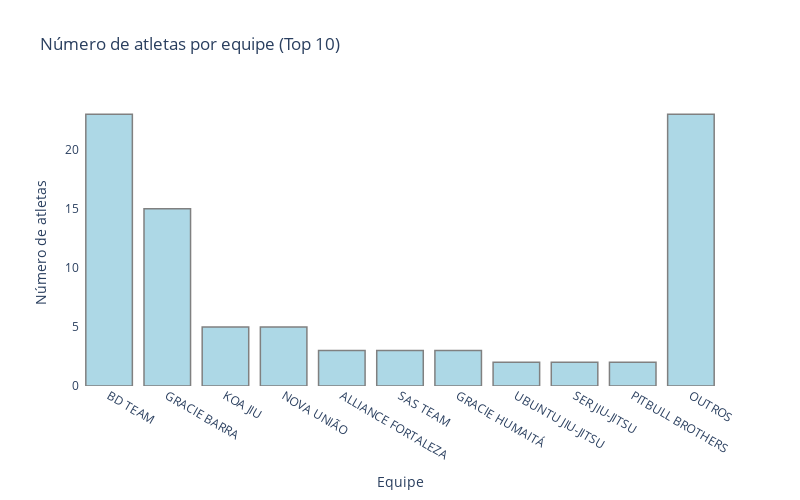

Notebook code for this chart:
### Code cell
# bar plot with the number of athletes per team, top 10 teams
df_plot = df_team.copy()
df_plot['rank'] = df_plot.index + 1
df_plot['team'] = df_plot.apply(lambda x: x['team'] if x['rank'] <= 10 else 'OUTROS', axis=1)
df_plot['atlhetes'] = df_plot['name']
df_plot = df_plot.groupby('team').sum().reset_index()
df_plot = df_plot.sort_values(by='rank', ascending=True)


fig = px.bar(df_plot, x='team', y='atlhetes', title='Número de atletas por equipe (Top 10)', labels={'team': 'Equipe', 'atlhetes': 'Número de atletas'}, height=500, width=800)

#background color - white
fig.update_layout({'plot_bgcolor': 'rgba(0, 0, 0, 0)','paper_bgcolor': 'rgba(0, 0, 0, 0)',})

# color of others bars
fig.update_traces(marker_color='lightblue', marker_line_color='gray', marker_line_width=1.5, opacity=1)


fig.show()

### Figure 1 — Plotly figure (JSON) as saved in the notebook; plotly's stock layout.template omitted (floating-point values rounded to 4 significant figures)
{"data": [{"alignmentgroup": "True", "hovertemplate": "Equipe=%{x}<br>Número de atletas=%{y}<extra></extra>", "legendgroup": "", "marker": {"color": "lightblue", "line": {"color": "gray", "width": 1.5}, "pattern": {"shape": ""}}, "name": "", "offsetgroup": "", "opacity": 1, "orientation": "v", "showlegend": false, "textposition": "auto", "type": "bar", "x": ["BD TEAM", "GRACIE BARRA", "KOA JIU", "NOVA UNIÃO", "ALLIANCE FORTALEZA", "SAS TEAM", "GRACIE HUMAITÁ", "UBUNTU JIU-JITSU", "SER JIU-JITSU", "PITBULL BROTHERS", "OUTROS"], "xaxis": "x", "y": [23, 15, 5, 5, 3, 3, 3, 2, 2, 2, 23], "yaxis": "y"}], "layout": {"barmode": "relative", "height": 500, "legend": {"tracegroupgap": 0}, "paper_bgcolor": "rgba(0, 0, 0, 0)", "plot_bgcolor": "rgba(0, 0, 0, 0)", "title": {"text": "Número de atletas por equipe (Top 10)"}, "width": 800, "xaxis": {"anchor": "y", "domain": [0, 1], "title": {"text": "Equipe"}}, "yaxis": {"anchor": "x", "domain": [0, 1], "title": {"text": "Número de atletas"}}}}
